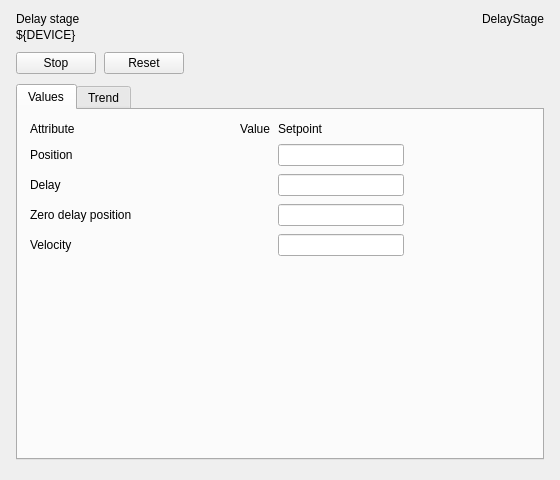
<?xml version="1.0" encoding="UTF-8"?>
<!--
  Delay stage panel for a DelayStage device: commands, values, trend.
  Macros: DEVICE (the Tango device name)
  Open with a PyDMRelatedDisplayButton: filename "panels/delaystage/panel.ui", macros {"DEVICE": "..."}
-->
<ui version="4.0">
 <class>DelayStagePanel</class>
 <widget class="QWidget" name="DelayStagePanel">
  <property name="geometry">
   <rect>
    <x>0</x>
    <y>0</y>
    <width>560</width>
    <height>480</height>
   </rect>
  </property>
  <property name="windowTitle">
   <string>Delay stage ${DEVICE}</string>
  </property>
  <layout class="QVBoxLayout" name="main_layout">
   <property name="spacing">
    <number>10</number>
   </property>
   <property name="leftMargin">
    <number>16</number>
   </property>
   <property name="topMargin">
    <number>12</number>
   </property>
   <property name="rightMargin">
    <number>16</number>
   </property>
   <property name="bottomMargin">
    <number>10</number>
   </property>
   <item>
    <layout class="QHBoxLayout" name="header_layout">
     <property name="spacing">
      <number>12</number>
     </property>
     <property name="leftMargin">
      <number>0</number>
     </property>
     <property name="topMargin">
      <number>0</number>
     </property>
     <property name="rightMargin">
      <number>0</number>
     </property>
     <property name="bottomMargin">
      <number>0</number>
     </property>
     <item>
      <layout class="QVBoxLayout" name="titles_layout">
       <property name="spacing">
        <number>2</number>
       </property>
       <property name="leftMargin">
        <number>0</number>
       </property>
       <property name="topMargin">
        <number>0</number>
       </property>
       <property name="rightMargin">
        <number>0</number>
       </property>
       <property name="bottomMargin">
        <number>0</number>
       </property>
       <item>
        <widget class="QLabel" name="title">
         <property name="text">
          <string>Delay stage</string>
         </property>
         <property name="mbiRole" stdset="0">
          <string>title</string>
         </property>
        </widget>
       </item>
       <item>
        <widget class="QLabel" name="subtitle">
         <property name="text">
          <string>${DEVICE}</string>
         </property>
         <property name="textInteractionFlags">
          <set>Qt::TextSelectableByMouse</set>
         </property>
         <property name="mbiRole" stdset="0">
          <string>subheading</string>
         </property>
        </widget>
       </item>
      </layout>
     </item>
     <item>
      <spacer name="spacer">
       <property name="orientation">
        <enum>Qt::Horizontal</enum>
       </property>
       <property name="sizeHint" stdset="0">
        <size>
         <width>0</width>
         <height>0</height>
        </size>
       </property>
      </spacer>
     </item>
     <item alignment="Qt::AlignTop">
      <widget class="QLabel" name="device_class">
       <property name="text">
        <string>DelayStage</string>
       </property>
       <property name="mbiRole" stdset="0">
        <string>caption</string>
       </property>
      </widget>
     </item>
    </layout>
   </item>
   <item>
    <layout class="QHBoxLayout" name="commands_layout">
     <property name="spacing">
      <number>8</number>
     </property>
     <property name="leftMargin">
      <number>0</number>
     </property>
     <property name="topMargin">
      <number>0</number>
     </property>
     <property name="rightMargin">
      <number>0</number>
     </property>
     <property name="bottomMargin">
      <number>0</number>
     </property>
     <item>
      <widget class="PyDMPushButton" name="stop_command">
       <property name="text">
        <string>Stop</string>
       </property>
       <property name="toolTip">
        <string>tango://${DEVICE}/Stop</string>
       </property>
       <property name="channel" stdset="0">
        <string>tango://${DEVICE}/Stop</string>
       </property>
       <property name="pressValue" stdset="0">
        <string>1</string>
       </property>
       <property name="mbiRole" stdset="0">
        <string>primary</string>
       </property>
      </widget>
     </item>
     <item>
      <widget class="PyDMPushButton" name="reset_command">
       <property name="text">
        <string>Reset</string>
       </property>
       <property name="toolTip">
        <string>tango://${DEVICE}/Reset</string>
       </property>
       <property name="channel" stdset="0">
        <string>tango://${DEVICE}/Reset</string>
       </property>
       <property name="pressValue" stdset="0">
        <string>1</string>
       </property>
      </widget>
     </item>
     <item>
      <spacer name="spacer_2">
       <property name="orientation">
        <enum>Qt::Horizontal</enum>
       </property>
       <property name="sizeHint" stdset="0">
        <size>
         <width>0</width>
         <height>0</height>
        </size>
       </property>
      </spacer>
     </item>
    </layout>
   </item>
   <item>
    <widget class="QTabWidget" name="tabs">
     <property name="currentIndex">
      <number>0</number>
     </property>
     <widget class="QWidget" name="values_tab">
      <attribute name="title">
       <string>Values</string>
      </attribute>
      <layout class="QGridLayout" name="values_layout">
       <property name="spacing">
        <number>8</number>
       </property>
       <property name="leftMargin">
        <number>12</number>
       </property>
       <property name="topMargin">
        <number>12</number>
       </property>
       <property name="rightMargin">
        <number>12</number>
       </property>
       <property name="bottomMargin">
        <number>12</number>
       </property>
       <item row="0" column="0">
        <widget class="QLabel" name="attribute_heading">
         <property name="text">
          <string>Attribute</string>
         </property>
         <property name="mbiRole" stdset="0">
          <string>caption</string>
         </property>
        </widget>
       </item>
       <item row="0" column="1">
        <widget class="QLabel" name="value_heading">
         <property name="text">
          <string>Value</string>
         </property>
         <property name="alignment">
          <set>Qt::AlignRight|Qt::AlignVCenter</set>
         </property>
         <property name="mbiRole" stdset="0">
          <string>caption</string>
         </property>
        </widget>
       </item>
       <item row="0" column="2">
        <widget class="QLabel" name="setpoint_heading">
         <property name="text">
          <string>Setpoint</string>
         </property>
         <property name="mbiRole" stdset="0">
          <string>caption</string>
         </property>
        </widget>
       </item>
       <item row="1" column="0">
        <widget class="QLabel" name="position_label">
         <property name="text">
          <string>Position</string>
         </property>
        </widget>
       </item>
       <item row="1" column="1">
        <widget class="PyDMLabel" name="position">
         <property name="minimumSize">
          <size>
           <width>130</width>
           <height>0</height>
          </size>
         </property>
         <property name="toolTip">
          <string>tango://${DEVICE}/position</string>
         </property>
         <property name="alignment">
          <set>Qt::AlignRight|Qt::AlignVCenter</set>
         </property>
         <property name="mbiRole" stdset="0">
          <string>value</string>
         </property>
         <property name="showUnits" stdset="0">
          <bool>true</bool>
         </property>
         <property name="channel" stdset="0">
          <string>tango://${DEVICE}/position</string>
         </property>
        </widget>
       </item>
       <item row="1" column="2">
        <widget class="PyDMLineEdit" name="position_setpoint">
         <property name="toolTip">
          <string>tango://${DEVICE}/position</string>
         </property>
         <property name="minimumSize">
          <size>
           <width>110</width>
           <height>0</height>
          </size>
         </property>
         <property name="channel" stdset="0">
          <string>tango://${DEVICE}/position?w_value</string>
         </property>
         <property name="showUnits" stdset="0">
          <bool>true</bool>
         </property>
        </widget>
       </item>
       <item row="2" column="0">
        <widget class="QLabel" name="delay_label">
         <property name="text">
          <string>Delay</string>
         </property>
        </widget>
       </item>
       <item row="2" column="1">
        <widget class="PyDMLabel" name="delay">
         <property name="minimumSize">
          <size>
           <width>130</width>
           <height>0</height>
          </size>
         </property>
         <property name="toolTip">
          <string>tango://${DEVICE}/delay</string>
         </property>
         <property name="alignment">
          <set>Qt::AlignRight|Qt::AlignVCenter</set>
         </property>
         <property name="mbiRole" stdset="0">
          <string>value</string>
         </property>
         <property name="showUnits" stdset="0">
          <bool>true</bool>
         </property>
         <property name="channel" stdset="0">
          <string>tango://${DEVICE}/delay</string>
         </property>
        </widget>
       </item>
       <item row="2" column="2">
        <widget class="PyDMLineEdit" name="delay_setpoint">
         <property name="toolTip">
          <string>tango://${DEVICE}/delay</string>
         </property>
         <property name="minimumSize">
          <size>
           <width>110</width>
           <height>0</height>
          </size>
         </property>
         <property name="channel" stdset="0">
          <string>tango://${DEVICE}/delay?w_value</string>
         </property>
         <property name="showUnits" stdset="0">
          <bool>true</bool>
         </property>
        </widget>
       </item>
       <item row="3" column="0">
        <widget class="QLabel" name="zero_position_label">
         <property name="text">
          <string>Zero delay position</string>
         </property>
        </widget>
       </item>
       <item row="3" column="1">
        <widget class="PyDMLabel" name="zero_position">
         <property name="minimumSize">
          <size>
           <width>130</width>
           <height>0</height>
          </size>
         </property>
         <property name="toolTip">
          <string>tango://${DEVICE}/zero_position</string>
         </property>
         <property name="alignment">
          <set>Qt::AlignRight|Qt::AlignVCenter</set>
         </property>
         <property name="mbiRole" stdset="0">
          <string>value</string>
         </property>
         <property name="showUnits" stdset="0">
          <bool>true</bool>
         </property>
         <property name="channel" stdset="0">
          <string>tango://${DEVICE}/zero_position</string>
         </property>
        </widget>
       </item>
       <item row="3" column="2">
        <widget class="PyDMLineEdit" name="zero_position_setpoint">
         <property name="toolTip">
          <string>tango://${DEVICE}/zero_position</string>
         </property>
         <property name="minimumSize">
          <size>
           <width>110</width>
           <height>0</height>
          </size>
         </property>
         <property name="channel" stdset="0">
          <string>tango://${DEVICE}/zero_position?w_value</string>
         </property>
         <property name="showUnits" stdset="0">
          <bool>true</bool>
         </property>
        </widget>
       </item>
       <item row="4" column="0">
        <widget class="QLabel" name="velocity_label">
         <property name="text">
          <string>Velocity</string>
         </property>
        </widget>
       </item>
       <item row="4" column="1">
        <widget class="PyDMLabel" name="velocity">
         <property name="minimumSize">
          <size>
           <width>130</width>
           <height>0</height>
          </size>
         </property>
         <property name="toolTip">
          <string>tango://${DEVICE}/velocity</string>
         </property>
         <property name="alignment">
          <set>Qt::AlignRight|Qt::AlignVCenter</set>
         </property>
         <property name="mbiRole" stdset="0">
          <string>value</string>
         </property>
         <property name="showUnits" stdset="0">
          <bool>true</bool>
         </property>
         <property name="channel" stdset="0">
          <string>tango://${DEVICE}/velocity</string>
         </property>
        </widget>
       </item>
       <item row="4" column="2">
        <widget class="PyDMLineEdit" name="velocity_setpoint">
         <property name="toolTip">
          <string>tango://${DEVICE}/velocity</string>
         </property>
         <property name="minimumSize">
          <size>
           <width>110</width>
           <height>0</height>
          </size>
         </property>
         <property name="channel" stdset="0">
          <string>tango://${DEVICE}/velocity?w_value</string>
         </property>
         <property name="showUnits" stdset="0">
          <bool>true</bool>
         </property>
        </widget>
       </item>
       <item row="5" column="0">
        <spacer name="spacer_3">
         <property name="orientation">
          <enum>Qt::Vertical</enum>
         </property>
         <property name="sizeHint" stdset="0">
          <size>
           <width>0</width>
           <height>0</height>
          </size>
         </property>
        </spacer>
       </item>
       <item row="0" column="3">
        <spacer name="spacer_4">
         <property name="orientation">
          <enum>Qt::Horizontal</enum>
         </property>
         <property name="sizeHint" stdset="0">
          <size>
           <width>0</width>
           <height>0</height>
          </size>
         </property>
        </spacer>
       </item>
      </layout>
     </widget>
     <widget class="QWidget" name="trend_tab">
      <attribute name="title">
       <string>Trend</string>
      </attribute>
      <layout class="QVBoxLayout" name="trend_layout">
       <property name="leftMargin">
        <number>6</number>
       </property>
       <property name="topMargin">
        <number>6</number>
       </property>
       <property name="rightMargin">
        <number>6</number>
       </property>
       <property name="bottomMargin">
        <number>6</number>
       </property>
       <item>
        <widget class="PyDMTimePlot" name="trend">
         <property name="toolTip">
          <string>Last 10 minutes; right click for options</string>
         </property>
         <property name="yAxes" stdset="0">
          <stringlist>
           <string>{"name": "Delay", "orientation": "left", "label": "Delay", "minRange": -1.0, "maxRange": 1.0, "autoRange": true, "logMode": false}</string>
          </stringlist>
         </property>
         <property name="curves" stdset="0">
          <stringlist>
           <string>{"channel": "tango://${DEVICE}/delay", "plot_style": null, "name": "Delay", "color": "#2ab5dd", "lineStyle": 1, "lineWidth": 2, "symbol": null, "symbolSize": 10, "yAxisName": "Delay", "barWidth": null, "upperThreshold": null, "lowerThreshold": null, "thresholdColor": "white"}</string>
          </stringlist>
         </property>
         <property name="timeSpan" stdset="0">
          <double>600.0</double>
         </property>
         <property name="updateInterval" stdset="0">
          <double>1.0</double>
         </property>
         <property name="showLegend" stdset="0">
          <bool>true</bool>
         </property>
         <property name="showXGrid" stdset="0">
          <bool>true</bool>
         </property>
         <property name="showYGrid" stdset="0">
          <bool>true</bool>
         </property>
         <property name="backgroundColor" stdset="0">
          <color alpha="255">
           <red>43</red>
           <green>47</green>
           <blue>64</blue>
          </color>
         </property>
         <property name="axisColor" stdset="0">
          <color alpha="255">
           <red>164</red>
           <green>168</green>
           <blue>184</blue>
          </color>
         </property>
        </widget>
       </item>
      </layout>
     </widget>
    </widget>
   </item>
   <item>
    <widget class="MbiDeviceFooter" name="footer">
     <property name="device" stdset="0">
      <string>${DEVICE}</string>
     </property>
    </widget>
   </item>
  </layout>
 </widget>
 <customwidgets>
  <customwidget>
   <class>MbiDeviceFooter</class>
   <extends>QWidget</extends>
   <header>pydm_mbi.widgets.footer</header>
  </customwidget>
  <customwidget>
   <class>PyDMLabel</class>
   <extends>QLabel</extends>
   <header>pydm.widgets.label</header>
  </customwidget>
  <customwidget>
   <class>PyDMLineEdit</class>
   <extends>QLineEdit</extends>
   <header>pydm.widgets.line_edit</header>
  </customwidget>
  <customwidget>
   <class>PyDMPushButton</class>
   <extends>QPushButton</extends>
   <header>pydm.widgets.pushbutton</header>
  </customwidget>
  <customwidget>
   <class>PyDMTimePlot</class>
   <extends>QGraphicsView</extends>
   <header>pydm.widgets.timeplot</header>
  </customwidget>
 </customwidgets>
 <resources />
 <connections />
</ui>
